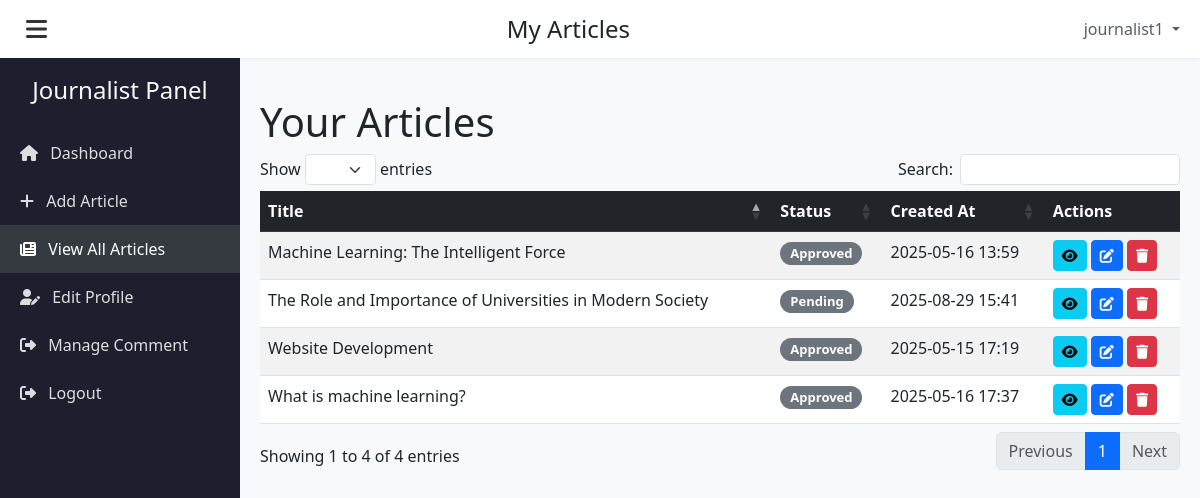
/view_articles.php (signed in), run on the app's committed database.
### tables this page shows
CREATE TABLE `articles` (
  `article_id` int(11) NOT NULL AUTO_INCREMENT,
  `title` varchar(255) NOT NULL,
  `content` text NOT NULL,
  `image_url` varchar(255) DEFAULT NULL,
  `status` enum('draft','pending','approved','declined') DEFAULT 'draft',
  `created_at` timestamp NOT NULL DEFAULT current_timestamp(),
  `updated_at` timestamp NOT NULL DEFAULT current_timestamp() ON UPDATE current_timestamp(),
  `author_id` int(11) DEFAULT NULL,
  PRIMARY KEY (`article_id`),
  KEY `author_id` (`author_id`),
  CONSTRAINT `articles_ibfk_1` FOREIGN KEY (`author_id`) REFERENCES `users` (`user_id`) ON DELETE SET NULL
);

### view_articles.php (the view, shortened to what this page needs)
<?php
require_once 'db.php';
$user_id = $_SESSION['user_id'];
$stmt = $conn->prepare("SELECT article_id, title, status, created_at FROM articles WHERE author_id = ? ORDER BY created_at DESC");
$stmt->bind_param("i", $user_id);
$stmt->execute();
$result = $stmt->get_result();
?>
<!DOCTYPE html>
<html lang="en">
<head>
    <link href="https://cdn.jsdelivr.net/npm/bootstrap@5.3.0/dist/css/bootstrap.min.css" rel="stylesheet">
    <link href="https://cdnjs.cloudflare.com/ajax/libs/font-awesome/6.4.0/css/all.min.css" rel="stylesheet">
    <link href="https://cdn.datatables.net/1.13.6/css/dataTables.bootstrap5.min.css" rel="stylesheet">
</head>
<body>
    <div class="top-navbar">
        <button class="hamburger" onclick="toggleSidebar()">
            <i class="fas fa-bars"></i>
        </button>
        <h4 class="m-0">My Articles</h4>
        <div class="dropdown d-none d-md-block">
            <a href="#" class="text-muted dropdown-toggle" id="journalistDropdown" data-bs-toggle="dropdown" aria-expanded="false" style="text-decoration:none;cursor:pointer;">
                <?php echo htmlspecialchars($_SESSION['username']); ?>
            </a>
        </div>
    </div>
    <nav id="sidebar" class="sidebar">
        <h4 class="text-center text-light mt-3">Journalist Panel</h4>
        <ul class="list-unstyled mt-4">
            <li><a href="journalist_dashboard.php"><i class="fas fa-home me-2"></i> Dashboard</a></li>
            <li><a href="add_article.php"><i class="fas fa-plus me-2"></i> Add Article</a></li>
            <li class="active"><a href="view_articles.php"><i class="fas fa-newspaper me-2"></i> View All Articles</a></li>
            <li><a href="edit_profile.php"><i class="fas fa-user-edit me-2"></i> Edit Profile</a></li>
            <li><a href="j.manage_comment.php"><i class="fas fa-sign-out-alt me-2"></i> Manage Comment</a></li>
            <li><a href="logout.php"><i class="fas fa-sign-out-alt me-2"></i> Logout</a></li>
        </ul>
    </nav>
    <main id="mainContent" class="main-content">
        <h1>Your Articles</h1>
        <?php if ($result->num_rows > 0): ?>
            <div class="table-responsive">
                <table id="articlesTable" class="table table-hover table-striped">
                    <thead class="table-dark">
                        <tr>
                            <th>Title</th>
                            <th>Status</th>
                            <th>Created At</th>
                            <th>Actions</th>
                        </tr>
                    </thead>
                    <tbody>
                        <?php while ($article = $result->fetch_assoc()): ?>
                            <tr>
                                <td><?php echo htmlspecialchars($article['title']); ?></td>
                                <td>
                                    <?php
                                    $status = $article['status'];
                                    $badge_class = match ($status) {
                                        'draft' => 'warning',
                                        'published' => 'success',
                                        'archived' => 'dark',
                                        default => 'secondary',
                                    };
                                    ?>
                                    <span class="badge bg-<?php echo $badge_class; ?>"><?php echo ucfirst($status); ?></span>
                                </td>
                                <td><?php echo date('Y-m-d H:i', strtotime($article['created_at'])); ?></td>
                                <td>
                                    <a href="view_article.php?id=<?php echo $article['article_id']; ?>" class="btn btn-sm btn-info"><i class="fas fa-eye"></i></a>
                                    <a href="edit_article.php?id=<?php echo $article['article_id']; ?>" class="btn btn-sm btn-primary"><i class="fas fa-edit"></i></a>
                                    <button class="btn btn-sm btn-danger" data-bs-toggle="modal" data-bs-target="#deleteModal<?php echo $article['article_id']; ?>">
                                        <i class="fas fa-trash"></i>
                                    </button>
                                </td>
                            </tr>
                        <?php endwhile; ?>
                    </tbody>
                </table>
            </div>
        <?php else: ?>
            <p>No articles found. <a href="add_article.php">Add your first article</a>.</p>
        <?php endif; ?>
    </main>
</body>
</html>

### view_articles.php (style rules this page uses)
body { font-family: 'Segoe UI', sans-serif; background-color: #f8f9fa; margin: 0; overflow-x: hidden; }
.top-navbar { background-color: #ffffff; box-shadow: 0 2px 4px rgba(0, 0, 0, 0.05); padding: 10px 20px; display: flex; align-items: center; justify-content: space-between; position: sticky; top: 0; z-index: 1040; }
.hamburger { font-size: 24px; background: none; border: none; color: #333; }
.sidebar { background-color: #1e1e2f; color: white; height: 100vh; width: 240px; position: fixed; top: 0; left: 0; z-index: 1030; padding-top: 60px; transition: transform 0.3s ease; }
.sidebar a { color: #ddd; display: block; padding: 12px 20px; text-decoration: none; }
.sidebar a:hover, .sidebar .active a { background-color: #343a40; color: #fff; }
.main-content { margin-left: 240px; padding: 40px 20px; transition: margin-left 0.3s ease; }
.badge { font-size: 13px; padding: 5px 10px; border-radius: 20px; }

### data on the page
articles: title "The Role and Importance of Universities in Modern Society", status "Pending", created_at "2025-08-29 15:41"
articles: title "What is machine learning?", status "Approved", created_at "2025-05-16 17:37"
articles: title "Machine Learning: The Intelligent Force", status "Approved", created_at "2025-05-16 13:59"
articles: title "Website Development", status "Approved", created_at "2025-05-15 17:19"

### other printed values
$_SESSION['username'] "journalist1"
